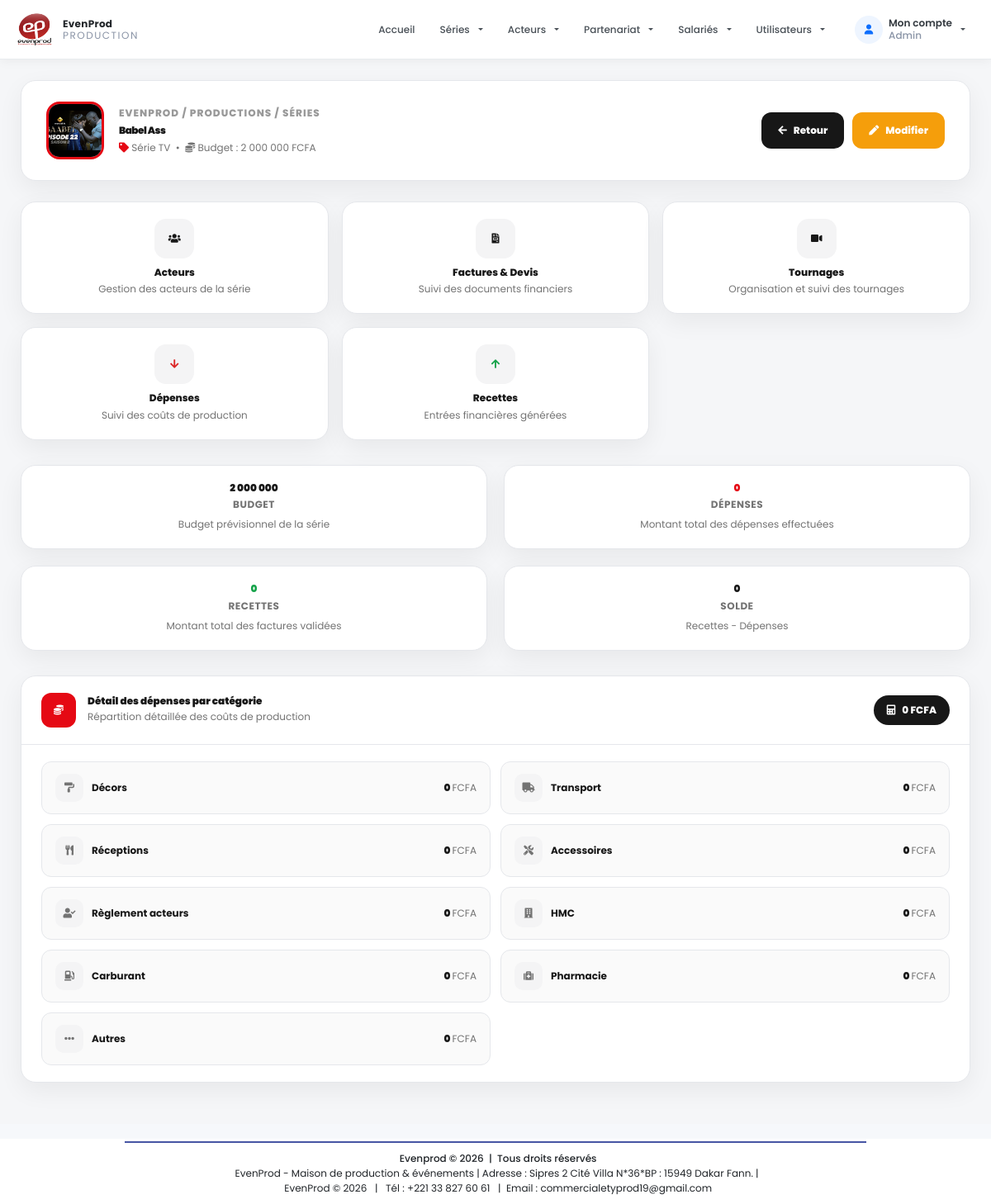
The app's page /public/appManager/series/about.php?id=3 (signed in) with its own data.
### tables this page shows
CREATE TABLE IF NOT EXISTS `series` (
  `id` int NOT NULL AUTO_INCREMENT,
  `titre` varchar(150) NOT NULL,
  `description` text,
  `logo` varchar(255) DEFAULT NULL,
  `date_sortie` date DEFAULT NULL,
  `type` varchar(100) DEFAULT NULL,
  `budget` decimal(10,0) NOT NULL,
  `transport` decimal(15,2) NOT NULL DEFAULT '0.00',
  `decors` decimal(15,2) NOT NULL DEFAULT '0.00',
  `reglement_acteurs` decimal(15,2) NOT NULL DEFAULT '0.00',
  `accessoires` decimal(15,2) NOT NULL DEFAULT '0.00',
  `hmc` decimal(15,2) NOT NULL DEFAULT '0.00',
  `carburant` decimal(15,2) NOT NULL DEFAULT '0.00',
  `pharmacie` decimal(15,2) NOT NULL DEFAULT '0.00',
  `receptions` decimal(15,2) NOT NULL DEFAULT '0.00',
  `autres_achats` decimal(15,2) NOT NULL DEFAULT '0.00',
  `projet_id` int DEFAULT NULL,
  PRIMARY KEY (`id`),
  KEY `projet_id` (`projet_id`)
);

### config/fonction.php (called while the page is built, shortened)
<?php
$url_base = "http://localhost/projet_suivi/";
 function connexionBD()
{
    $host = 'localhost';
    $user = 'root';
    $pass = '';
    $db = 'evenprod_db';
    $connexion = mysqli_connect($host, $user, $pass, $db);
    mysqli_set_charset($connexion, 'utf8mb4');
    return $connexion;
}
$connexion = connexionBD();
function getSerieById($serieId)
{
    global $connexion;
    $serieId = (int) $serieId;
    $sql = "SELECT * FROM series WHERE id = $serieId";
    $res = mysqli_query($connexion, $sql);
    return mysqli_fetch_assoc($res);
}
function getTotauxDepensesSerie($connexion, $serie_id)
{
    $types = [
        'cachet' => 0,
        'decor' => 0,
        'transport' => 0,
        'reception' => 0,
        'accessoire' => 0,
        'reglement_acteur' => 0,
        'hmc' => 0,
        'carburant' => 0,
        'pharmacie' => 0,
        'autre' => 0
    ];
    $sql = 'SELECT type_depense, SUM(montant) as total
            FROM depenses
            WHERE serie_id = ?
            GROUP BY type_depense';
    $stmt = mysqli_prepare($connexion, $sql);
    mysqli_stmt_bind_param($stmt, 'i', $serie_id);
    mysqli_stmt_execute($stmt);
    $result = mysqli_stmt_get_result($stmt);
    return $types;
}
function getTotauxGenerauxComplet($connexion, $serie_id = null)
{
    $totaux = [
        'total_series' => 0,
        'total_depenses' => 0,
        'total_factures' => 0,
        'total_acteurs' => 0
    ];
    $sql = 'SELECT COUNT(*) as total FROM series';
    $result = mysqli_query($connexion, $sql);
    $row = mysqli_fetch_assoc($result);
    $totaux['total_series'] = $row['total'] ?? 0;
    if ($serie_id) {
        $sql = 'SELECT COALESCE(SUM(montant), 0) as total FROM depenses WHERE serie_id = ?';
        $stmt = mysqli_prepare($connexion, $sql);
        mysqli_stmt_bind_param($stmt, 'i', $serie_id);
        mysqli_stmt_execute($stmt);
        $result = mysqli_stmt_get_result($stmt);
        $row = mysqli_fetch_assoc($result);
        $totaux['total_depenses'] = floatval($row['total'] ?? 0);
        $sql = "SELECT COALESCE(SUM(total), 0) as total FROM factures WHERE serie_id = ? AND type = 'Facture'";
        $stmt = mysqli_prepare($connexion, $sql);
        mysqli_stmt_bind_param($stmt, 'i', $serie_id);
        mysqli_stmt_execute($stmt);
        $result = mysqli_stmt_get_result($stmt);
        $row = mysqli_fetch_assoc($result);
        $totaux['total_factures'] = floatval($row['total'] ?? 0);
        $sql = 'SELECT COUNT(*) as total FROM serie_acteur WHERE serie_id = ?';
        $stmt = mysqli_prepare($connexion, $sql);
        mysqli_stmt_bind_param($stmt, 'i', $serie_id);
        mysqli_stmt_execute($stmt);
        $result = mysqli_stmt_get_result($stmt);
        $row = mysqli_fetch_assoc($result);
        $totaux['total_acteurs'] = intval($row['total'] ?? 0);
    }
    return $totaux;
}
?>

### public/appManager/series/about.php (the view, shortened to what this page needs)
<?php
include '../../../includes/header.php';
include '../../../config/fonction.php';
$role = $_SESSION['role'] ?? 'guest';
$id = $_GET['id'] ?? 0;
$serie = getSerieById($id);
$totauxtous = getTotauxGenerauxComplet($connexion, $id);
$totauxDepenses = getTotauxDepensesSerie($connexion, $id);
$permissions = [
    'acteur' => ['admin', 'tournage'],
    'facture' => ['admin', 'comptable'],
    'tournages' => ['admin', 'tournage'],
    'depenses' => ['admin', 'comptable', 'caisse'],
    'recettes' => ['admin', 'comptable', 'caisse'],
];
?>
<head>
    <link rel="stylesheet" href="https://cdnjs.cloudflare.com/ajax/libs/font-awesome/5.15.4/css/all.min.css">
</head>
<section class="serie-page">
    <div class="serie-container">
        <header class="serie-header">
            <div class="serie-header-left">
                <div class="serie-header-avatar">
                    <?php if (!empty($serie['logo']) && file_exists('../../../uploads/series/' . $serie['logo'])): ?>
                    <img src="../../../uploads/series/<?= htmlspecialchars($serie['logo']) ?>" alt="<?= htmlspecialchars($serie['titre']) ?>">
                    <?php else: ?>
                    <div class="serie-header-avatar-placeholder">
                        <i class="fas fa-film"></i>
                    </div>
                    <?php endif; ?>
                </div>
                <div>
                    <div class="serie-breadcrumb">
                        EVENPROD / PRODUCTIONS / SÉRIES
                    </div>
                    <h1><?= htmlspecialchars($serie['titre'] ?? 'Série introuvable') ?></h1>
                    <p>
                        <i class="fas fa-tag" style="color:var(--accent);"></i>
                        <?= htmlspecialchars($serie['type'] ?? 'Non défini') ?>
                        &nbsp;&bull;&nbsp;
                        <i class="fas fa-coins"></i>
                        Budget : <?= number_format($serie['budget'] ?? 0, 0, ',', ' ') ?> FCFA
                    </p>
                </div>
            </div>
            <div class="serie-header-actions">
                <a href="<?= $url_base ?>pages/series_list" class="btn-action back">
                    <i class="fas fa-arrow-left"></i>
                    Retour
                </a>
                <a href="<?= $url_base ?>pages/add_serie.php?id=<?= htmlspecialchars($serie['id']) ?>" class="btn-action edit">
                    <i class="fas fa-pen"></i>
                    Modifier
                </a>
            </div>
        </header>
        <div class="nav-grid">
            <a href="<?= in_array($role, $permissions['acteur']) ? $url_base . 'public/appManager/acteur/acteurs.php?id=' . htmlspecialchars($serie['id']) : '#' ?>"
               class="nav-card <?= !in_array($role, $permissions['acteur']) ? 'disabled' : '' ?>">
                <div class="nav-card-icon">
                    <i class="fas fa-users"></i>
                </div>
                <h4 class="nav-card-title">Acteurs</h4>
                <p class="nav-card-desc">Gestion des acteurs de la série</p>
            </a>
            <a href="<?= in_array($role, $permissions['facture']) ? $url_base . 'public/appManager/facture/all_devis_fac.php?id=' . htmlspecialchars($serie['id']) : '#' ?>"
               class="nav-card <?= !in_array($role, $permissions['facture']) ? 'disabled' : '' ?>">
                <div class="nav-card-icon">
                    <i class="fas fa-file-invoice"></i>
                </div>
                <h4 class="nav-card-title">Factures & Devis</h4>
                <p class="nav-card-desc">Suivi des documents financiers</p>
            </a>
            <a href="<?= in_array($role, $permissions['tournages']) ? $url_base . 'public/appManager/series/tournages.php?id=' . htmlspecialchars($serie['id']) : '#' ?>"
               class="nav-card <?= !in_array($role, $permissions['tournages']) ? 'disabled' : '' ?>">
                <div class="nav-card-icon">
                    <i class="fas fa-video"></i>
                </div>
                <h4 class="nav-card-title">Tournages</h4>
                <p class="nav-card-desc">Organisation et suivi des tournages</p>
            </a>
            <a href="<?= in_array($role, $permissions['depenses']) ? '../depenses/liste_all.php?id=' . htmlspecialchars($serie['id']) : '#' ?>"
               class="nav-card <?= !in_array($role, $permissions['depenses']) ? 'disabled' : '' ?>">
                <div class="nav-card-icon">
                    <i class="fas fa-arrow-down" style="color:var(--danger);"></i>
                </div>
                <h4 class="nav-card-title">Dépenses</h4>
                <p class="nav-card-desc">Suivi des coûts de production</p>
            </a>
            <a href="<?= in_array($role, $permissions['recettes']) ? $url_base . 'public/appManager/recettes/details_spg.php?id=' . htmlspecialchars($serie['id']) : '#' ?>"
               class="nav-card <?= !in_array($role, $permissions['recettes']) ? 'disabled' : '' ?>">
                <div class="nav-card-icon">
                    <i class="fas fa-arrow-up" style="color:var(--success);"></i>
                </div>
                <h4 class="nav-card-title">Recettes</h4>
                <p class="nav-card-desc">Entrées financières générées</p>
            </a>
        </div>
        <div class="stats-grid">
            <div class="stat-card">
                <h4 class="stat-number"><?= number_format($serie['budget'] ?? 0, 0, ',', ' ') ?></h4>
                <p class="stat-label">Budget</p>
                <p class="stat-desc">Budget prévisionnel de la série</p>
            </div>
            <div class="stat-card">
                <h4 class="stat-number accent"><?= number_format($totauxtous['total_depenses'] ?? 0, 0, ',', ' ') ?></h4>
                <p class="stat-label">Dépenses</p>
                <p class="stat-desc">Montant total des dépenses effectuées</p>
            </div>
            <div class="stat-card">
                <h4 class="stat-number" style="color:var(--success);"><?= number_format($totauxtous['total_factures'] ?? 0, 0, ',', ' ') ?></h4>
                <p class="stat-label">Recettes</p>
                <p class="stat-desc">Montant total des factures validées</p>
            </div>
            <div class="stat-card">
                <h4 class="stat-number">
                    <?php
                        $solde = ($totauxtous['total_factures'] ?? 0) - ($totauxtous['total_depenses'] ?? 0);
                        echo number_format($solde, 0, ',', ' ');
                    ?>
                </h4>
                <p class="stat-label">Solde</p>
                <p class="stat-desc">Recettes - Dépenses</p>
            </div>
        </div>
        <div class="expenses-section">
            <div class="expenses-header">
                <div class="expenses-header-left">
                    <div class="expenses-header-icon">
                        <i class="fas fa-coins"></i>
                    </div>
                    <div>
                        <h2>Détail des dépenses par catégorie</h2>
                        <p>Répartition détaillée des coûts de production</p>
                    </div>
                </div>
                <div class="expenses-total">
                    <i class="fas fa-calculator"></i>
                    <?= number_format($totauxtous['total_depenses'] ?? 0, 0, ',', ' ') ?> FCFA
                </div>
            </div>
            <div class="expenses-grid">
                <div class="expense-item">
                    <div class="expense-item-left">
                        <div class="expense-item-icon">
                            <i class="fas fa-paint-roller"></i>
                        </div>
                        <span class="expense-item-label">Décors</span>
                    </div>
                    <span class="expense-item-value">
                        <?= number_format($totauxDepenses['decor'] ?? 0, 0, ',', ' ') ?>
                        <small>FCFA</small>
                    </span>
                </div>
                <div class="expense-item">
                    <div class="expense-item-left">
                        <div class="expense-item-icon">
                            <i class="fas fa-truck"></i>
                        </div>
                        <span class="expense-item-label">Transport</span>
                    </div>
                    <span class="expense-item-value">
                        <?= number_format($totauxDepenses['transport'] ?? 0, 0, ',', ' ') ?>
                        <small>FCFA</small>
                    </span>
                </div>
                <div class="expense-item">
                    <div class="expense-item-left">
                        <div class="expense-item-icon">
                            <i class="fas fa-utensils"></i>
                        </div>
                        <span class="expense-item-label">Réceptions</span>
                    </div>
                    <span class="expense-item-value">
                        <?= number_format($totauxDepenses['reception'] ?? 0, 0, ',', ' ') ?>
                        <small>FCFA</small>
                    </span>
                </div>
                <div class="expense-item">
                    <div class="expense-item-left">
                        <div class="expense-item-icon">
                            <i class="fas fa-tools"></i>
                        </div>
                        <span class="expense-item-label">Accessoires</span>
                    </div>
                    <span class="expense-item-value">
                        <?= number_format($totauxDepenses['accessoire'] ?? 0, 0, ',', ' ') ?>
                        <small>FCFA</small>
                    </span>
                </div>
                <div class="expense-item">
                    <div class="expense-item-left">
                        <div class="expense-item-icon">
                            <i class="fas fa-user-check"></i>
                        </div>
                        <span class="expense-item-label">Règlement acteurs</span>
                    </div>
                    <span class="expense-item-value">
                        <?= number_format($totauxDepenses['reglement_acteur'] ?? 0, 0, ',', ' ') ?>
                        <small>FCFA</small>
                    </span>
                </div>
                <div class="expense-item">
                    <div class="expense-item-left">
                        <div class="expense-item-icon">
                            <i class="fas fa-building"></i>
                        </div>
                        <span class="expense-item-label">HMC</span>
                    </div>
                    <span class="expense-item-value">
                        <?= number_format($totauxDepenses['hmc'] ?? 0, 0, ',', ' ') ?>
                        <small>FCFA</small>
                    </span>
                </div>
                <div class="expense-item">
                    <div class="expense-item-left">
                        <div class="expense-item-icon">
                            <i class="fas fa-gas-pump"></i>
                        </div>
                        <span class="expense-item-label">Carburant</span>
                    </div>
                    <span class="expense-item-value">
                        <?= number_format($totauxDepenses['carburant'] ?? 0, 0, ',', ' ') ?>
                        <small>FCFA</small>
                    </span>
                </div>
                <div class="expense-item">
                    <div class="expense-item-left">
                        <div class="expense-item-icon">
                            <i class="fas fa-medkit"></i>
                        </div>
                        <span class="expense-item-label">Pharmacie</span>
                    </div>
                    <span class="expense-item-value">
                        <?= number_format($totauxDepenses['pharmacie'] ?? 0, 0, ',', ' ') ?>
                        <small>FCFA</small>
                    </span>
                </div>
                <div class="expense-item" style="grid-column: span 1;">
                    <div class="expense-item-left">
                        <div class="expense-item-icon">
                            <i class="fas fa-ellipsis-h"></i>
                        </div>
                        <span class="expense-item-label">Autres</span>
                    </div>
                    <span class="expense-item-value">
                        <?= number_format($totauxDepenses['autre'] ?? 0, 0, ',', ' ') ?>
                        <small>FCFA</small>
                    </span>
                </div>
            </div>
        </div>
    </div>
</section>
<?php include '../../../includes/footer.php'; ?>

### records on screen
series: logo (picture), titre "Babel Ass", type "Série TV", budget "2 000 000"

### other values on screen
$role "Admin"
$totauxtous['total_depenses'] "0"
$totauxtous['total_factures'] "0"
$solde "0"
$totauxDepenses['decor'] "0"
$totauxDepenses['transport'] "0"
$totauxDepenses['reception'] "0"
$totauxDepenses['accessoire'] "0"
$totauxDepenses['reglement_acteur'] "0"
$totauxDepenses['hmc'] "0"
$totauxDepenses['carburant'] "0"
$totauxDepenses['pharmacie'] "0"
$totauxDepenses['autre'] "0"
